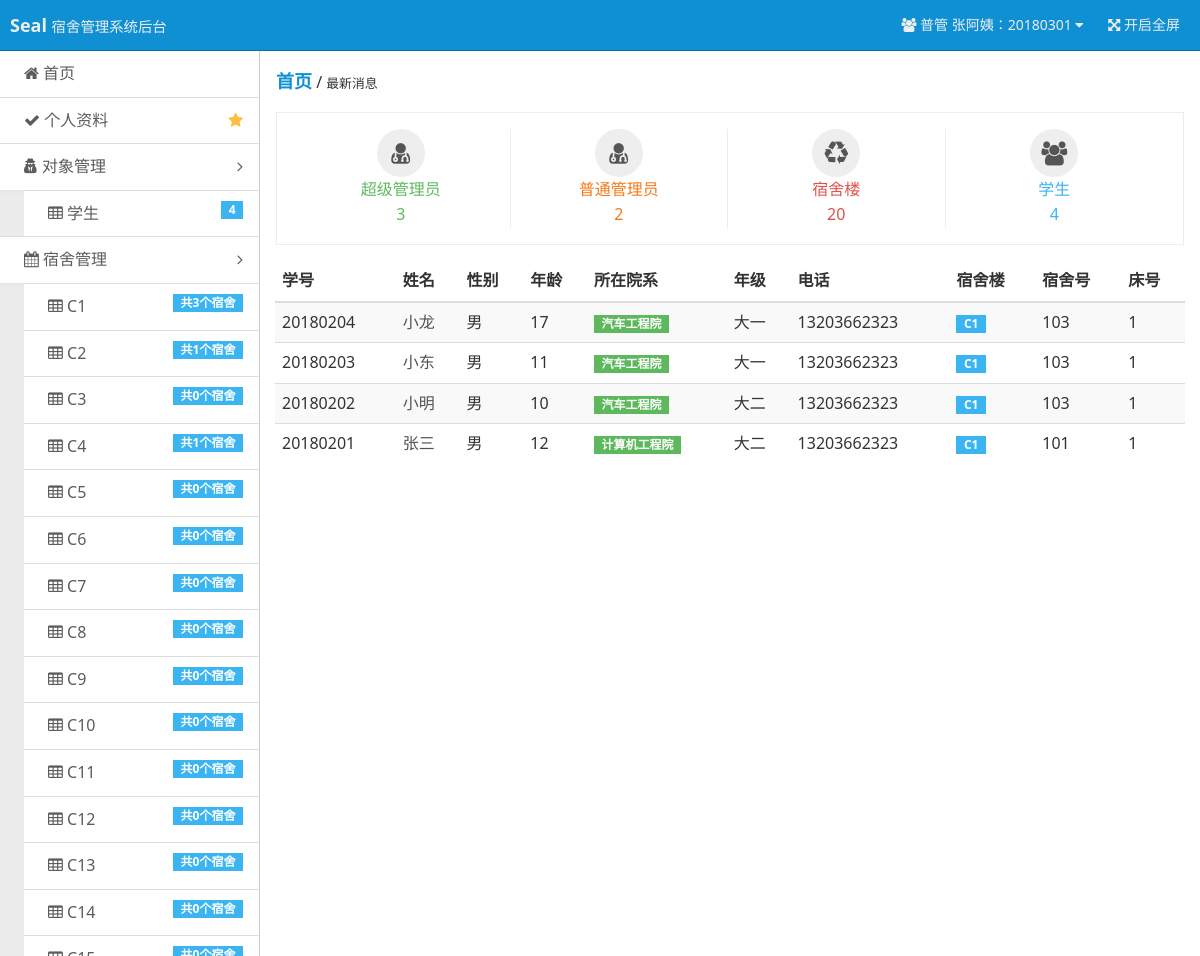
The page /?r=index (signed in) on the database as committed earlier.
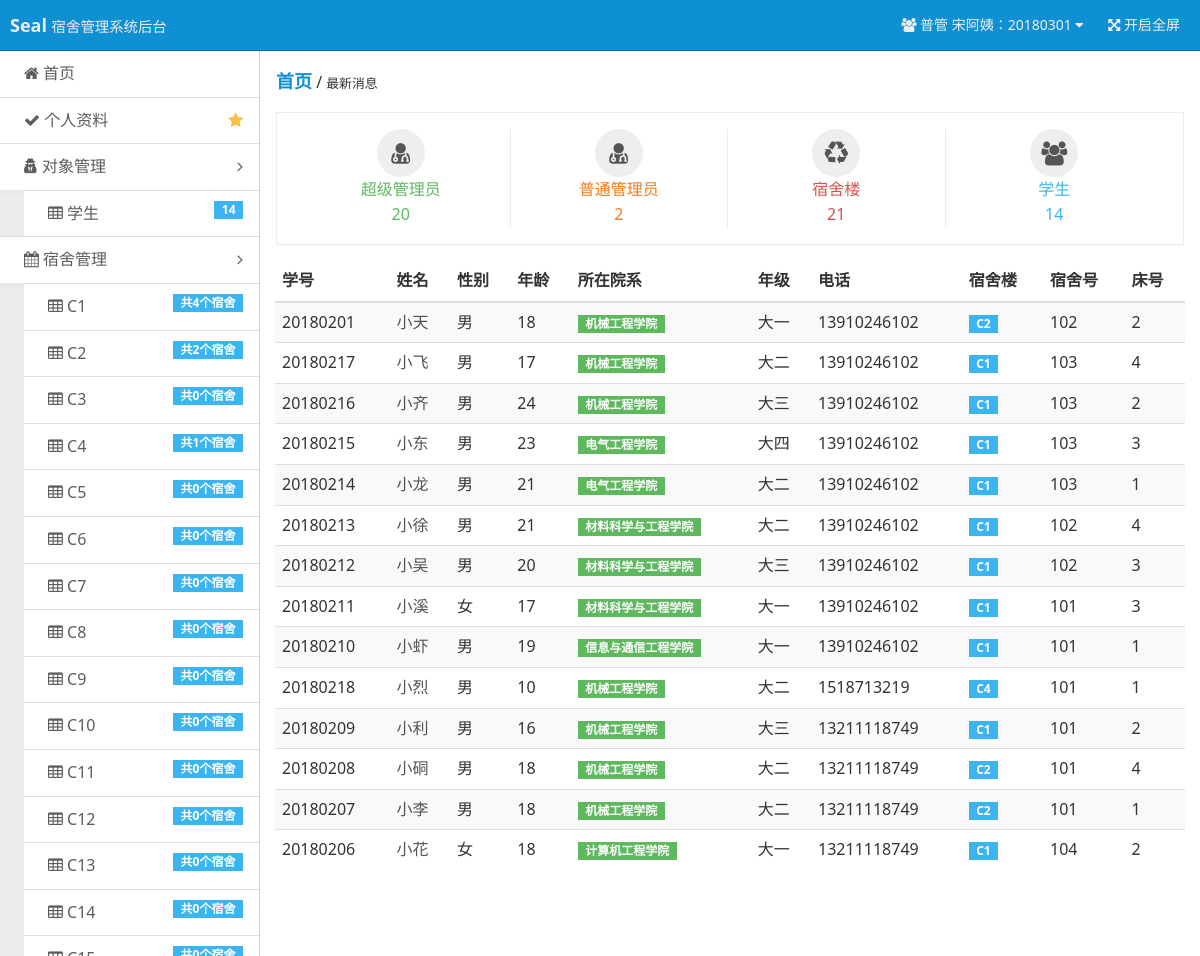
The same page on the database as committed later.
### tables this page shows
CREATE TABLE `users` (
  `u_id` int(11) NOT NULL AUTO_INCREMENT,
  `u_no` int(11) NOT NULL,
  `u_name` char(20) NOT NULL,
  `u_password` char(100) NOT NULL,
  `u_permission` int(11) DEFAULT NULL,
  PRIMARY KEY (`u_id`),
  UNIQUE KEY `u_no` (`u_no`)
);

CREATE TABLE `dormitory_builds` (
  `db_id` int(11) NOT NULL AUTO_INCREMENT,
  `db_name` char(20) NOT NULL,
  `d_price` int(20) NOT NULL,
  PRIMARY KEY (`db_id`),
  UNIQUE KEY `db_name` (`db_name`)
);

CREATE TABLE `students` (
  `s_id` int(11) NOT NULL AUTO_INCREMENT,
  `s_no` int(11) NOT NULL,
  `s_sex` char(20) NOT NULL DEFAULT '男',
  `s_age` int(11) DEFAULT NULL,
  `s_department` char(100) DEFAULT NULL,
  `s_grade` char(20) DEFAULT NULL,
  `s_phone` char(20) DEFAULT NULL,
  `d_id` int(11) NOT NULL,
  `s_bed` int(11) DEFAULT NULL,
  PRIMARY KEY (`s_id`),
  UNIQUE KEY `s_no` (`s_no`),
  KEY `d_id` (`d_id`)
);

CREATE TABLE `dormitories` (
  `d_id` int(11) NOT NULL AUTO_INCREMENT,
  `d_name` char(20) NOT NULL,
  `d_bed_num` int(11) NOT NULL,
  `d_stu_num_now` int(11) NOT NULL,
  `db_id` int(11) NOT NULL,
  PRIMARY KEY (`d_id`)
);

### index.php (called while the page is built, shortened)
<?php
$action = $_GET['r'] == '' ? 'index' : $_GET['r'];
include('pages/' . $action . '.php');

### inc/checklogin.php (called while the page is built, shortened)
<?php
$user = $_COOKIE ['user'];
$user_permission = $_COOKIE ['user_permission'];
if ($user == "") {
    header ( "Location: ?r=login" );
    exit ();
} else {
    $query = "SELECT * FROM users WHERE u_no='$user'";
    $result = mysql_query ( $query ) or die ( 'SQL语句有误：' . mysql_error () );
    $users = mysql_fetch_array ( $result );
    switch ($user_permission) {
        case 1 :
            $username = "普管 {$users ['u_name']}：" . $users ['u_no'];
            $user_no = $users ['u_no'];
            break;
    }
}

### pages/index.php (the view, shortened to what this page needs)
<?php
require 'inc/checklogin.php';
$query = "SELECT students.*,users.u_name FROM students,users WHERE s_no=u_no AND u_permission=-1 ORDER BY s_id DESC LIMIT 15";
$result = mysql_query ( $query ) or die ( 'SQL语句有误：' . mysql_error () );
?>
<!doctype html>
<html class="no-js fixed-layout">
<head>
    <link rel="stylesheet" href="assets/css/amazeui.min.css"/>
    <link rel="stylesheet" href="assets/css/admin.css">
</head>
<body>
<header class="am-topbar am-topbar-inverse admin-header">
    <?php require 'template/header.php'; ?>
</header>
<div class="am-cf admin-main">
    <?php require 'template/sidebar.php'; ?>
    <div class="admin-content">
        <div class="admin-content-body">
            <div class="am-cf am-padding">
                <div class="am-fl am-cf"><strong class="am-text-primary am-text-lg">首页</strong> /
                    <small>最新消息</small>
                </div>
            </div>
            <ul class="am-avg-sm-1 am-avg-md-4 am-margin am-padding am-text-center admin-content-list ">
                <li><a href="?r=list-admin-super" class="am-text-success"><span
                                class="am-icon-btn am-icon-user-md"></span><br/>超级管理员<br/><?php echo $super_admins_count?></a></li>
                <li><a href="?r=list-admin-normal" class="am-text-warning"><span
                                class="am-icon-btn am-icon-user-md"></span><br/>普通管理员<br/><?php echo $normal_admins_count?></a></li>
                <li><a href="#" class="am-text-danger"><span class="am-icon-btn am-icon-recycle"></span><br/>宿舍楼<br/><?php echo $dormitory_builds_count?></a>
                </li>
                <li <?php if ($user_permission == -1) echo 'readonly="true"' ?>><a href="?r=list-stu" class="am-text-secondary"><span
                                class="am-icon-btn am-icon-users"></span><br/>学生<br/><?php echo $students_count?></a></li>
            </ul>
            <div class="am-g">
                <div class="am-u-sm-12" <?php if ($user_permission == -1) echo 'style="display: none;"' ?>>
                    <table class="am-table am-table-bd am-table-striped admin-content-table">
                        <thead>
                        <tr>
                            <th>学号</th>
                            <th>姓名</th>
                            <th>性别</th>
                            <th>年龄</th>
                            <th>所在院系</th>
                            <th>年级</th>
                            <th>电话</th>
                            <th>宿舍楼</th>
                            <th>宿舍号</th>
                            <th>床号</th>
                        </tr>
                        </thead>
                        <tbody>
                        <?php
                        while ( $students = mysql_fetch_array ( $result ) ) {
                            ?>
                            <tr>
                                <td><?php echo $students['s_no']?></td>
                                <td><a href="?r=user-stu&sno=<?php echo $students['s_no']?>&edit_target=<?php if ($students['s_no'] == $user_no) echo "self"; else echo "others"; ?>"><?php echo $students['u_name']?></a></td>
                                <td><?php echo $students['s_sex']?></td>
                                <td><?php echo $students['s_age']?></td>
                                <td><span class="am-badge am-badge-success"><?php echo $students['s_department']?></span></td>
                                <td><?php echo $students['s_grade']?></td>
                                <td><?php echo $students['s_phone']?></td>
                                <?php
                                $user_stu_current_dor_build_query = "SELECT dormitory_builds.db_name, dormitory_builds.db_id FROM dormitories,dormitory_builds WHERE dormitories.d_id='{$students['d_id']}' AND dormitories.db_id=dormitory_builds.db_id";
                                $user_stu_current_dor_build_result = mysql_query($user_stu_current_dor_build_query) or die ('SQL语句有误：' . mysql_error());
                                $user_stu_current_dor_build = mysql_fetch_array($user_stu_current_dor_build_result);
                                $users_stu_current_dor_query = "SELECT * FROM dormitories,dormitory_builds WHERE dormitories.d_id='{$students['d_id']}' AND dormitories.db_id=dormitory_builds.db_id";
                                $users_stu_current_dor_result = mysql_query($users_stu_current_dor_query) or die ('SQL语句有误：' . mysql_error());
                                $users_stu_current_dor = mysql_fetch_array($users_stu_current_dor_result);
                                ?>
                                <td><span class="am-badge am-badge-secondary"><?php echo $user_stu_current_dor_build['db_name']?></span></td>
                                <td><?php echo $users_stu_current_dor['d_name']?></td>
                                <td><?php echo $students['s_bed']?></td>
                            </tr>
                        <?php }?>
                        </tbody>
                    </table>
                </div>
            </div>
        </div>
    </div>
</div>
</body>
</html>

### template/header.php (shortened to what this page needs)
<div class="am-topbar-brand">
    <strong>Seal</strong>
    <small>宿舍管理系统后台</small>
</div>
<div class="am-collapse am-topbar-collapse" id="topbar-collapse">
    <ul class="am-nav am-nav-pills am-topbar-nav am-topbar-right admin-header-list">
        <li class="am-dropdown" data-am-dropdown>
            <a class="am-dropdown-toggle" data-am-dropdown-toggle href="javascript:;">
                <span class="am-icon-users"></span> <?php echo $username ?> <span class="am-icon-caret-down"></span>
            </a>
        </li>
        <li class="am-hide-sm-only"><a href="javascript:;" id="admin-fullscreen"><span class="am-icon-arrows-alt"></span> <span class="admin-fullText">开启全屏</span></a></li>
    </ul>
</div>

### template/sidebar.php (shortened to what this page needs)
<?php
$super_admin_query = "SELECT * FROM users WHERE u_permission=0 ORDER BY u_id DESC";
$super_admin_result = mysql_query($super_admin_query) or die ('SQL语句有误：' . mysql_error());
$super_admins_count = mysql_num_rows($super_admin_result);
$normal_admin_query = "SELECT * FROM users WHERE u_permission=1 ORDER BY u_id DESC";
$normal_admin_result = mysql_query($normal_admin_query) or die ('SQL语句有误：' . mysql_error());
$normal_admins_count = mysql_num_rows($normal_admin_result);
$student_query = "SELECT * FROM users WHERE u_permission=-1 ORDER BY u_id DESC";
$student_result = mysql_query($student_query) or die ('SQL语句有误：' . mysql_error());
$students_count = mysql_num_rows($student_result);
$dormitory_builds_query = "SELECT * FROM dormitory_builds ORDER BY db_id ";
$dormitory_builds_result = mysql_query($dormitory_builds_query) or die ('SQL语句有误：' . mysql_error());
$dormitory_builds_count = mysql_num_rows($dormitory_builds_result);
?>
<div class="admin-sidebar am-offcanvas" id="admin-offcanvas">
    <div class="am-offcanvas-bar admin-offcanvas-bar">
        <ul class="am-list admin-sidebar-list">
            <li><a href="?r=index"><span class="am-icon-home"></span> 首页</a></li>
            <?php
            switch ($user_permission) {
                case 1 :
                    $data_href = "?r=user-admin-normal&uno={$users['u_no']}&edit_target=self";
                    break;
            }
            ?>
            <li><a href="<?php echo $data_href ?>" class="am-cf"><span class="am-icon-check"></span> 个人资料<span
                            class="am-icon-star am-fr am-margin-right admin-icon-yellow"></span></a></li>
            <li class="admin-parent">
                <a class="am-cf" data-am-collapse="{target: '#object-nav'}"><span class="am-icon-user-secret"></span>
                    对象管理 <span class="am-icon-angle-right am-fr am-margin-right"></span></a>
                <ul class="am-list am-collapse admin-sidebar-sub am-in" id="object-nav">
                    <li><a href="?r=list-stu"><span class="am-icon-table"></span> 学生<span
                                    class="am-badge am-badge-secondary am-margin-right am-fr"><?php echo $students_count ?></span></a>
                    </li>
                </ul>
            </li>
            <li class="admin-parent" <?php if ($user_permission == -1) echo 'style="display: none;"' ?>>
                <a class="am-cf" data-am-collapse="{target: '#dormitory-nav'}"><span class="am-icon-calendar"></span>
                    宿舍管理 <span class="am-icon-angle-right am-fr am-margin-right"></span></a>
                <ul class="am-list am-collapse admin-sidebar-sub am-in" id="dormitory-nav">
                    <?php
                    while ($dormitory_builds = mysql_fetch_array($dormitory_builds_result)) {
                        ?>
                        <li><a href="?r=list-dormitories&db_id=<?php echo $dormitory_builds['db_id'] ?>"><span
                                        class="am-icon-table"></span> <?php echo $dormitory_builds['db_name'] ?>
                                <span
                                        class="am-badge am-badge-secondary am-margin-right am-fr">共<?php echo mysql_num_rows(mysql_query("SELECT dormitories.db_id FROM dormitories WHERE db_id={$dormitory_builds['db_id']} ORDER BY db_id ")) ?>个宿舍</span></a>
                        </li>
                    <?php } ?>
                </ul>
            </li>
        </ul>
    </div>
</div>

### assets/css/admin.css (style rules this page uses)
html, body { height: 100%; overflow: hidden; }
ul { margin-top: 0; }
.admin-icon-yellow { color: #ffbe40; }
.admin-header { position: fixed; top: 0; left: 0; right: 0; z-index: 1500; font-size: 1.4rem; margin-bottom: 0; }
.admin-main { position: relative; height: 100%; padding-top: 51px; background: #f3f3f3; }
.admin-sidebar { width: 260px; min-height: 100%; float: left; border-right: 1px solid #cecece; }
.admin-sidebar-list { margin-bottom: 0; }
.admin-sidebar-list li a { color: #5c5c5c; padding-left: 24px; }
.admin-sidebar-list li:first-child { border-top: none; }
.admin-sidebar-sub { margin-top: 0; margin-bottom: 0; box-shadow: 0 16px 8px -15px #e2e2e2 inset; background: #ececec; padding-left: 24px; }
.admin-sidebar-sub li:first-child { border-top: 1px solid #dedede; }
.admin-content { display: -webkit-box; display: -webkit-flex; display: -ms-flexbox; display: flex; -webkit-box-orient: vertical; -webkit-box-direction: normal; -webkit-flex-direction: column; -ms-flex-direction: column; flex-direction: column; background: #fff; }
.admin-content, .admin-sidebar { height: 100%; overflow-x: hidden; overflow-y: scroll; -webkit-overflow-scrolling: touch; }
.admin-content-body { -webkit-box-flex: 1; -webkit-flex: 1 0 auto; -ms-flex: 1 0 auto; flex: 1 0 auto; }
.admin-content-list { border: 1px solid #e9ecf1; margin-top: 0; }
.admin-content-list li { border: 1px solid #e9ecf1; border-width: 0 1px; margin-left: -1px; }
.admin-content-list li:first-child { border-left: none; }
.admin-content-list li:last-child { border-right: none; }
.admin-content-table a { color: #535353; }
@media only screen and (min-width: 641px) { .admin-sidebar { display: block; position: static; background: none; } }
@media only screen and (min-width: 641px) { .admin-offcanvas-bar { position: static; width: auto; background: none; -webkit-transform: translate3d(0, 0, 0); -ms-transform: translate3d(0, 0, 0); transform: translate3d(0, 0, 0); overflow-y: visible; min-height: 100%; } }
@media only screen and (min-width: 641px) { .admin-offcanvas-bar:after { content: none; } }

Rows that differ between the two databases and show on the page:
removed students: s_no "20180204", users.u_name "小龙", s_sex "男", s_age "17", s_department "汽车工程院", s_grade "大一", s_phone "13203662323", dormitory_builds.db_name "C1", d.d_name "103", s_bed "1"
removed students: s_no "20180203", users.u_name "小东", s_sex "男", s_age "11", s_department "汽车工程院", s_grade "大一", s_phone "13203662323", dormitory_builds.db_name "C1", d.d_name "103", s_bed "1"
removed students: s_no "20180202", users.u_name "小明", s_sex "男", s_age "10", s_department "汽车工程院", s_grade "大二", s_phone "13203662323", dormitory_builds.db_name "C1", d.d_name "103", s_bed "1"
removed students: s_no "20180201", users.u_name "张三", s_sex "男", s_age "12", s_department "计算机工程院", s_grade "大二", s_phone "13203662323", dormitory_builds.db_name "C1", d.d_name "101", s_bed "1"
changed users: username "普管 张阿姨：20180301" → "普管 宋阿姨：20180301"
changed dormitory_builds (number 1 of 15 on the later page): db_id "3" → "4"
changed dormitory_builds (number 2 of 15 on the later page): db_id "1" → "2"
added students: s_no "20180201", users.u_name "小天", s_sex "男", s_age "18", s_department "机械工程学院", s_grade "大一", s_phone "13910246102", dormitory_builds.db_name "C2", d.d_name "102", s_bed "2"
added students: s_no "20180217", users.u_name "小飞", s_sex "男", s_age "17", s_department "机械工程学院", s_grade "大二", s_phone "13910246102", dormitory_builds.db_name "C1", d.d_name "103", s_bed "4"
added students: s_no "20180216", users.u_name "小齐", s_sex "男", s_age "24", s_department "机械工程学院", s_grade "大三", s_phone "13910246102", dormitory_builds.db_name "C1", d.d_name "103", s_bed "2"
added students: s_no "20180215", users.u_name "小东", s_sex "男", s_age "23", s_department "电气工程学院", s_grade "大四", s_phone "13910246102", dormitory_builds.db_name "C1", d.d_name "103", s_bed "3"
added students: s_no "20180214", users.u_name "小龙", s_sex "男", s_age "21", s_department "电气工程学院", s_grade "大二", s_phone "13910246102", dormitory_builds.db_name "C1", d.d_name "103", s_bed "1"
added students: s_no "20180213", users.u_name "小徐", s_sex "男", s_age "21", s_department "材料科学与工程学院", s_grade "大二", s_phone "13910246102", dormitory_builds.db_name "C1", d.d_name "102", s_bed "4"
added students: s_no "20180212", users.u_name "小吴", s_sex "男", s_age "20", s_department "材料科学与工程学院", s_grade "大三", s_phone "13910246102", dormitory_builds.db_name "C1", d.d_name "102", s_bed "3"
added students: s_no "20180211", users.u_name "小溪", s_sex "女", s_age "17", s_department "材料科学与工程学院", s_grade "大一", s_phone "13910246102", dormitory_builds.db_name "C1", d.d_name "101", s_bed "3"
added students: s_no "20180210", users.u_name "小虾", s_sex "男", s_age "19", s_department "信息与通信工程学院", s_grade "大一", s_phone "13910246102", dormitory_builds.db_name "C1", d.d_name "101", s_bed "1"
added students: s_no "20180218", users.u_name "小烈", s_sex "男", s_age "10", s_department "机械工程学院", s_grade "大二", s_phone "1518713219", dormitory_builds.db_name "C4", d.d_name "101", s_bed "1"
added students: s_no "20180209", users.u_name "小利", s_sex "男", s_age "16", s_department "机械工程学院", s_grade "大三", s_phone "13211118749", dormitory_builds.db_name "C1", d.d_name "101", s_bed "2"
added students: s_no "20180208", users.u_name "小硐", s_sex "男", s_age "18", s_department "机械工程学院", s_grade "大二", s_phone "13211118749", dormitory_builds.db_name "C2", d.d_name "101", s_bed "4"
added students: s_no "20180207", users.u_name "小李", s_sex "男", s_age "18", s_department "机械工程学院", s_grade "大二", s_phone "13211118749", dormitory_builds.db_name "C2", d.d_name "101", s_bed "1"
added students: s_no "20180206", users.u_name "小花", s_sex "女", s_age "18", s_department "计算机工程学院", s_grade "大一", s_phone "13211118749", dormitory_builds.db_name "C1", d.d_name "104", s_bed "2"
Other text that changed with them:
$students_count: "4" → "14"
$super_admins_count: "3" → "20"
$dormitory_builds_count: "20" → "21"
